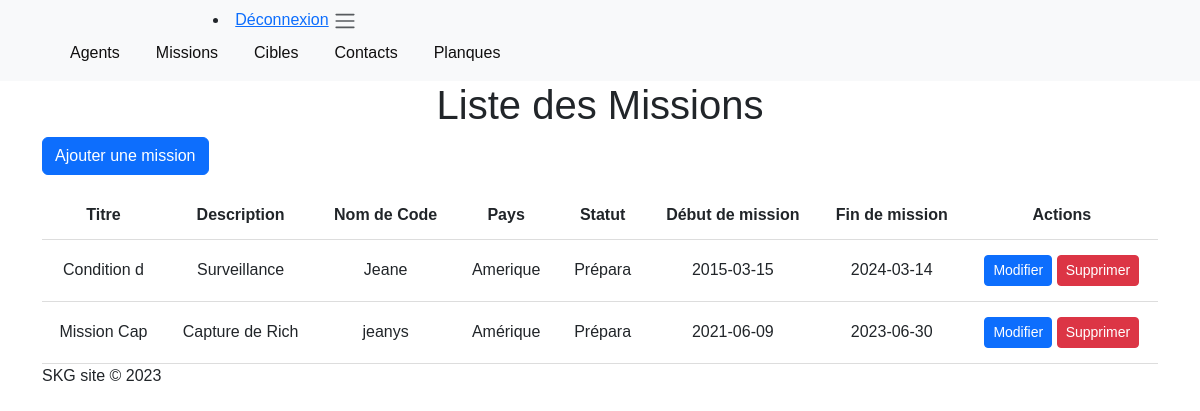
Screenshot of /missions.php with the database file from the repository.
### tables this page shows
CREATE TABLE `kgb_missions` (
  `id` int(11) NOT NULL,
  `titre` varchar(11) NOT NULL,
  `description` varchar(15) NOT NULL,
  `nom_de_code` varchar(11) NOT NULL,
  `pays` varchar(11) NOT NULL,
  `statut` varchar(7) NOT NULL,
  `debut_mission` date NOT NULL,
  `fin_mission` date NOT NULL
);

### missions.php (the view, shortened to what this page needs)
<?php
require_once './back/config.php';
require_once './back/gestion.php';
try {
    $conn = new PDO("mysql:host=$servername;dbname=$dbname", $username, $password);
    $conn->setAttribute(PDO::ATTR_ERRMODE, PDO::ERRMODE_EXCEPTION);
    $query = "SELECT * FROM kgb_missions";
    $stmt = $conn->query($query);
    $missions = $stmt->fetchAll(PDO::FETCH_ASSOC);
} catch(PDOException $e) {
    echo "Erreur de connexion : " . $e->getMessage();
}
?>
<!doctype html>
<html lang="fr">
<head>
    <link rel="stylesheet" type="text/css" href="style1.css">
</head>
<body>
<div class="container">
        <h1>Liste des Missions</h1>
<a href="ajouter_mission.php" class="btn btn-primary mb-3">Ajouter une mission</a>
<table>
    <thead>
      <tr>
         <th>Titre</th>
         <th>Description</th>
         <th>Nom de Code</th>
         <th>Pays</th>
         <th>Statut</th>
         <th>Début de mission</th>
         <th>Fin de mission</th>
         <th>Actions</th>
      </tr>
    </thead>
    <tbody>
      <?php foreach ($missions as $mission): ?>
      <tr>
        <td><?php echo $mission['titre']; ?></td>
        <td><?php echo $mission['description']; ?></td>
        <td><?php echo $mission['nom_de_code']; ?></td>
        <td><?php echo $mission['pays']; ?></td>
        <td><?php echo $mission['statut']; ?></td>
        <td><?php echo $mission['debut_mission']; ?></td>
        <td><?php echo $mission['fin_mission']; ?></td>
        <td>
            <a href="modifier_mission.php?id=<?php echo $mission['id']; ?>" class="btn btn-primary btn-sm">Modifier</a>
            <a href="supprimer_mission.php?id=<?php echo $mission['id']; ?>" class="btn btn-danger btn-sm">Supprimer</a>
        </td>
      </tr>
      <?php endforeach; ?>
    </tbody>
</table>
<footer>SKG site &copy; 2023</footer>
</body>
</html>

### style1.css (style rules this page uses)
th, td { padding: 15px; text-align: center; border-bottom: 1px solid #ddd; }
body { font-family: Arial, sans-serif; background-color:blanc; margin: 0; padding: 0; }
h1 { text-align: center; }
table { margin: 0 auto; width: 100%; }

### rows the page displays
kgb_missions: titre "Condition d", description "Surveillance", nom_de_code "Jeane", pays "Amerique", statut "Prépara", debut_mission "2015-03-15", fin_mission "2024-03-14"
kgb_missions: titre "Mission Cap", description "Capture de Rich", nom_de_code "jeanys", pays "Amérique", statut "Prépara", debut_mission "2021-06-09", fin_mission "2023-06-30"
